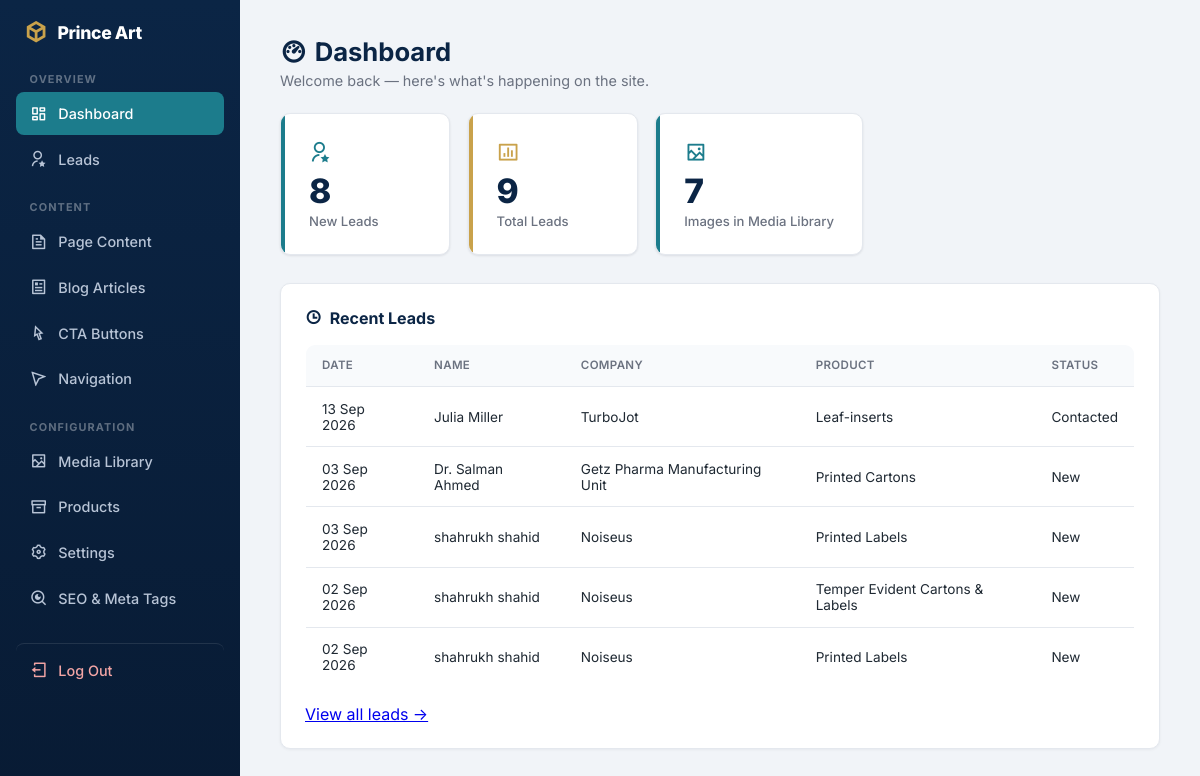
The page /admin/index.php (signed in) on the database as committed earlier.
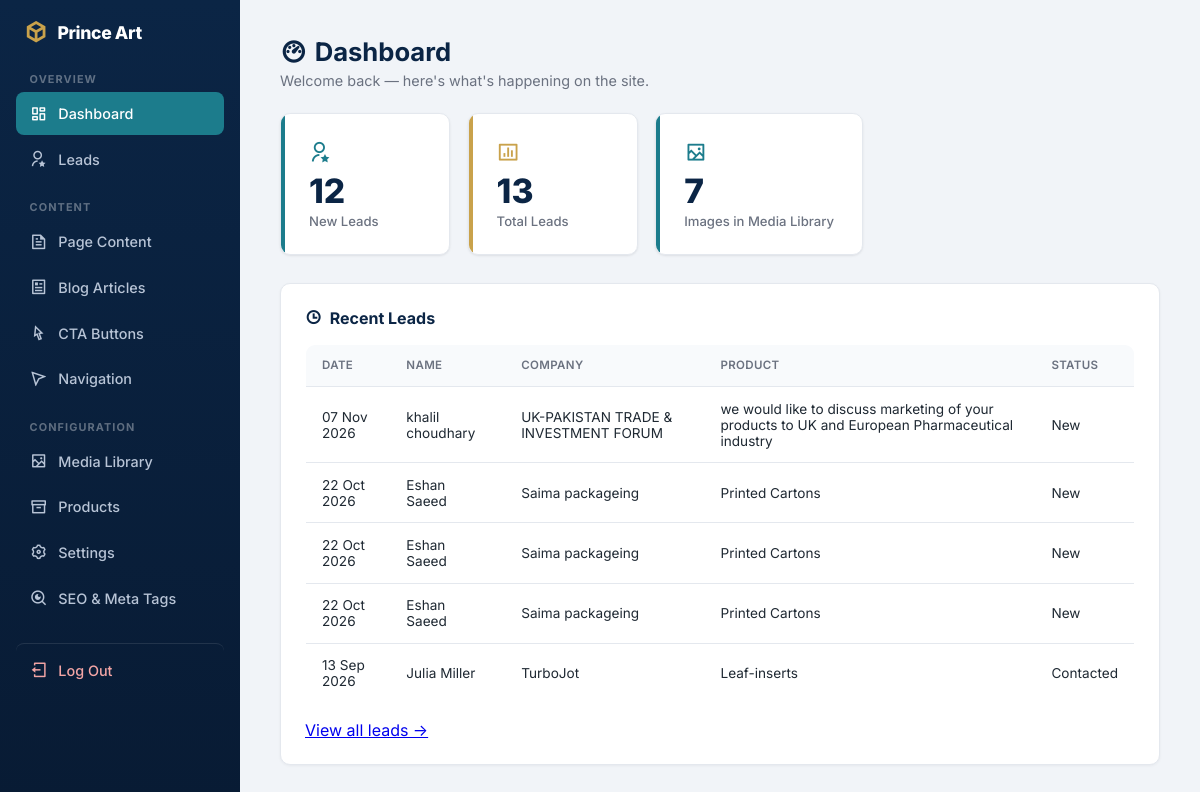
The same page on the database as committed later.
### tables this page shows
CREATE TABLE `leads` (
  `id` int(11) NOT NULL,
  `name` varchar(150) NOT NULL,
  `company` varchar(150) DEFAULT NULL,
  `email` varchar(150) NOT NULL,
  `phone` varchar(50) DEFAULT NULL,
  `product_type` varchar(150) DEFAULT NULL,
  `quantity` varchar(100) DEFAULT NULL,
  `specifications` text DEFAULT NULL,
  `message` text DEFAULT NULL,
  `source_button` varchar(255) DEFAULT NULL,
  `source_page` varchar(255) DEFAULT NULL,
  `ip_address` varchar(45) DEFAULT NULL,
  `user_agent` varchar(255) DEFAULT NULL,
  `status` enum('new','contacted','quoted','won','lost') NOT NULL DEFAULT 'new',
  `created_at` timestamp NOT NULL DEFAULT current_timestamp()
);

### includes/functions.php (called while the page is built, shortened)
<?php
function clean_mojibake(?string $str): string {
    static $mojibakeMap = [
        "\xce\x93\xc3\x87\xc3\xb3" => '•',
        "\xce\x93\xc3\x87\xc3\xb4" => '–',
        "\xce\x93\xc3\x87\xc3\xb6" => '—',
        "\xce\x93\xc3\xa4\xc3\xb3" => '™',
        "\xce\x93\xc3\x87\xc3\x96" => '’',
        "\xce\x93\xc3\x87\xc2\xa3" => '“',
        "\xce\x93\xc3\x87\xc2\xa5" => '”',
        "\xc2\xba\xc2\xb0"         => '°',
        'ΓÇó' => '•',
        'ΓÇô' => '–',
        'ΓÇö' => '—',
        'Γäó' => '™',
        'ΓÇÖ' => '’',
        'ΓÇ£' => '“',
        'ΓÇ¥' => '”',
        '┬░'  => '°',
        'гÇó' => '•',
        'гÇô' => '–',
        'гÇö' => '—',
        'гäó' => '™',
        'гÇÖ' => '’',
    ];
    return str_replace(array_keys($mojibakeMap), array_values($mojibakeMap), $str);
}
function h(?string $value): string {
    return htmlspecialchars(clean_mojibake($value), ENT_QUOTES, 'UTF-8');
}

### admin/index.php (the view, shortened to what this page needs)
<?php
require __DIR__ . '/includes/layout_top.php';
$pdo = get_db();
$newLeads = $pdo->query("SELECT COUNT(*) as c FROM leads WHERE status = 'new'")->fetch()['c'];
$totalLeads = $pdo->query("SELECT COUNT(*) as c FROM leads")->fetch()['c'];
$totalMedia = $pdo->query("SELECT COUNT(*) as c FROM media")->fetch()['c'];
$recentLeads = $pdo->query("SELECT * FROM leads ORDER BY created_at DESC LIMIT 5")->fetchAll();
?>
<h1><i class="ri-dashboard-3-line"></i> Dashboard</h1>
<p class="page-subtitle">Welcome back — here's what's happening on the site.</p>
<div class="stat-cards">
    <div class="stat-card">
        <div class="stat-icon"><i class="ri-user-star-line"></i></div>
        <span class="stat-number"><?= (int)$newLeads ?></span>
        <span class="stat-label">New Leads</span>
    </div>
    <div class="stat-card gold">
        <div class="stat-icon" style="color: var(--gold);"><i class="ri-bar-chart-box-line"></i></div>
        <span class="stat-number"><?= (int)$totalLeads ?></span>
        <span class="stat-label">Total Leads</span>
    </div>
    <div class="stat-card">
        <div class="stat-icon"><i class="ri-image-2-line"></i></div>
        <span class="stat-number"><?= (int)$totalMedia ?></span>
        <span class="stat-label">Images in Media Library</span>
    </div>
</div>
<div class="panel">
    <h3><i class="ri-time-line"></i> Recent Leads</h3>
    <table class="data-table">
        <thead>
            <tr><th>Date</th><th>Name</th><th>Company</th><th>Product</th><th>Status</th></tr>
        </thead>
        <tbody>
        <?php foreach ($recentLeads as $lead): ?>
            <tr>
                <td><?= h(date('d M Y', strtotime($lead['created_at']))) ?></td>
                <td><?= h($lead['name']) ?></td>
                <td><?= h($lead['company']) ?></td>
                <td><?= h($lead['product_type']) ?></td>
                <td><?= h(ucfirst($lead['status'])) ?></td>
            </tr>
        <?php endforeach; ?>
        </tbody>
    </table>
    <p style="margin: 1rem 0 0;"><a href="leads.php">View all leads →</a></p>
</div>
<?php require __DIR__ . '/includes/layout_bottom.php'; ?>

Rows that differ between the two databases and show on the page:
no longer on this page (row edited): leads: created_at "03 Sep 2026", name "Dr. Salman Ahmed", company "Getz Pharma Manufacturing Unit", product_type "Printed Cartons", status "New"
no longer on this page (row unchanged): leads: created_at "03 Sep 2026", name "shahrukh shahid", company "Noiseus", product_type "Printed Labels", status "New"
no longer on this page (row unchanged): leads: created_at "02 Sep 2026", name "shahrukh shahid", company "Noiseus", product_type "Temper Evident Cartons & Labels", status "New"
no longer on this page (row unchanged): leads: created_at "02 Sep 2026", name "shahrukh shahid", company "Noiseus", product_type "Printed Labels", status "New"
added leads: created_at "07 Nov 2026", name "khalil choudhary", company "UK-PAKISTAN TRADE & INVESTMENT FORUM", product_type "we would like to discuss marketing of your products to UK and European Pharmaceutical industry", status "New"
added leads: created_at "22 Oct 2026", name "Eshan Saeed", company "Saima packageing", product_type "Printed Cartons", status "New"
added leads: created_at "22 Oct 2026", name "Eshan Saeed", company "Saima packageing", product_type "Printed Cartons", status "New"
added leads: created_at "22 Oct 2026", name "Eshan Saeed", company "Saima packageing", product_type "Printed Cartons", status "New"
Other text that changed with them:
$newLeads: "8" → "12"
$totalLeads: "9" → "13"
